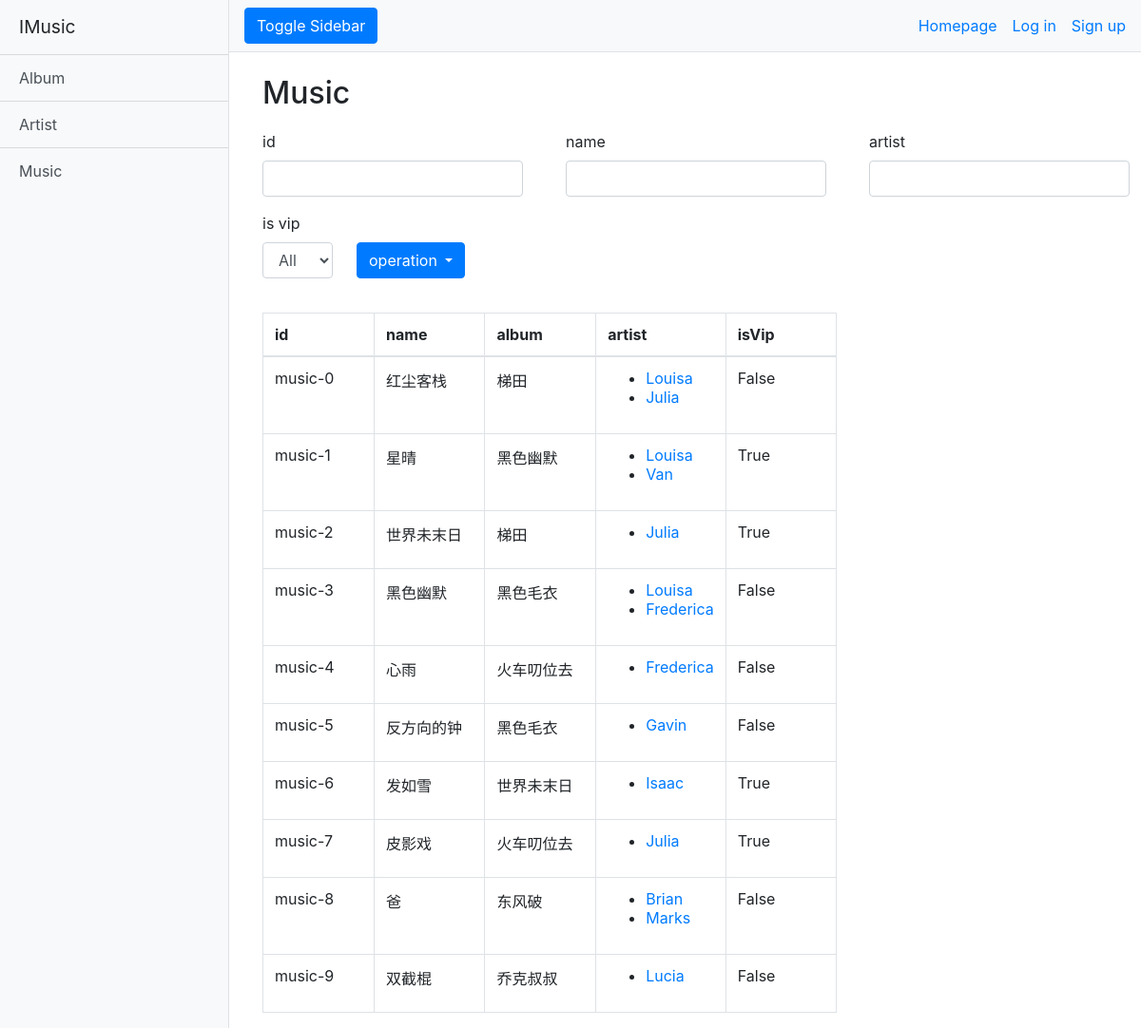
Page /music_system/music.html on the earlier database version.
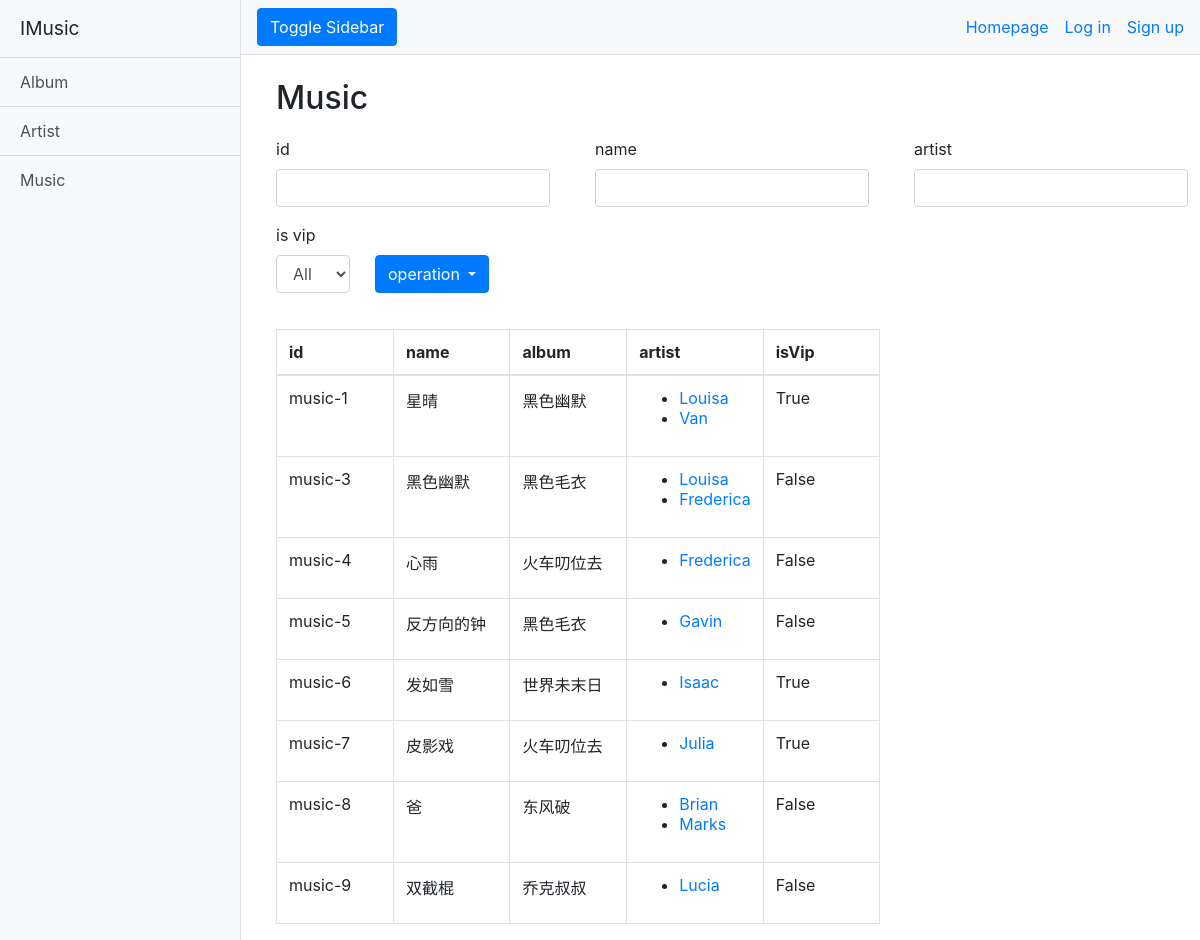
Same page on the later database version.
### music_system/models.py (models this page shows, shortened)
class music(models.Model):
    musicId = models.CharField(primary_key=True, max_length=10)
    name = models.CharField(max_length=10)
    date = models.DateTimeField(default=timezone.now)
    isVip = models.BooleanField(default=False)
    album = models.ForeignKey(album, on_delete=models.SET_NULL, null=True)
    artist = models.ManyToManyField(artist)

class album(models.Model):
    albumId = models.CharField(primary_key=True, max_length=10)
    name = models.CharField(max_length=10)
    date = models.DateTimeField(default=timezone.now)
    desc = models.CharField(max_length=1000)
    artist = models.ManyToManyField(artist)

class artist(models.Model):
    artistId = models.CharField(primary_key=True, max_length=10)
    name = models.CharField(max_length=10)
    date = models.DateTimeField(default=timezone.now)
    desc = models.CharField(max_length=1000)

### music_system/views.py (the view)
# urls.py: path('music.html', views.search_music, name='search_music'),
def search_music(req):
    dic = {attr: req.GET[attr]
           for attr in music_attrs if attr in req.GET and req.GET[attr]}
    if 'isVip' in dic:
        if dic['isVip'] == '2':
            del dic['isVip']
        else:
            dic['isVip'] = dic['isVip'] == '1'
    context = {}
    musics = music.objects.filter(**dic)
    if not musics:
        context['info'] = 'No music found, show all'
        musics = music.objects.all()
    for m in musics:
        m.artists = m.artist.all()
    context['musics'] = musics
    return render(req, 'music_system/music.html', context)

### music_system/templates/music_system/music.html (shortened to what this page needs)
<html>
    <head>
        {% extends "music_system/main.html" %}
        {% block func_unit %}
        <h2 class="mt-4" style="margin-left:20px">Music</h2>
        <form name="form1" style="margin-top:20px;">
            <div class="row">
                <div class="form-group col-md3" style="margin-left:35px;margin-right:10px">
                    <label for="formGroupExampleInput">id</label>
                    <input class="form-control" type="text" name="musicId" value=""/>
                </div>
                <div class="form-group col-md3" style="margin-left:35px;margin-right:10px">
                    <label for="formGroupExampleInput">name</label>
                    <input class="form-control" type="text" name="name" value=""/>
                </div>
                <div class="form-group col-md3" style="margin-left:35px;margin-right:10px">
                    <label for="formGroupExampleInput">artist</label>
                    <input class="form-control" type="text" name="artist__name" value=""/>
                </div>
                <div class="form-group col-md3" style="margin-left:35px;margin-right:10px">
                    <label for="formGroupExampleInput">is vip</label>
                    <select class="form-control" name="isVip">
                        <option value="2" selected="selected">All</option>
                    </select>
                </div>
                <div class="col">
                    <div class="btn-group" style="margin-top:32px">
                        <button type="button" class="btn btn-primary dropdown-toggle" data-toggle="dropdown">operation
                        </button>
                    </div>
                </div>
            </div>
        </form>
        <table style="margin-top:20px;margin-left:20px;width:65%;" class="table table-hover table-bordered">
            <thead>
                <tr>
                    <th style="width:20%">id</th>
                    <th style="width:20%">name</th>
                    <th style="width:20%">album</th>
                    <th style="width:20%">artist</th>
                    <th style="width:20%">isVip</th>
                </tr>
            </thead>
            {% if musics %}
            <tbod>
            {% for music in musics %}
            <tr>
                <td>{{ music.musicId}}</td>
                <td>{{ music.name}}</td>
                <td>{{ music.album.name}}</td>
                <td>
                    <ul>
                        {% for artist in music.artists %}
                        <li><a href="artist/{{artist.artistId}}">{{artist.name}}</a></li>
                        {% endfor %}
                    </ul>
                </td>
                <td>{{ music.isVip}}</td>
            </tr>
            {% endfor %}
        </table>
        {% endif %}
        {% endblock %}

### music_system/templates/music_system/main.html (shortened to what this page needs)
<html>
  <body>
    {% extends "music_system/base.html" %}
    {% block system_name %} IMusic {% endblock %}
    {% block func3%} <a href="{% url 'music_system:search_music' %}" class="list-group-item list-group-item-action bg-light">Music</a> {% endblock %}
    {% block func1%} <a href="{% url 'music_system:search_album' %}"  class="list-group-item list-group-item-action bg-light">Album</a> {% endblock %}
    {% block func2%} <a href="{% url 'music_system:search_artist' %}" class="list-group-item list-group-item-action bg-light">Artist</a> {% endblock %}

### music_system/templates/music_system/base.html (shortened to what this page needs)
{% load static %}
<!DOCTYPE html>
<html lang="en">
    <head>
        <link href="{% static 'vendor/bootstrap/css/bootstrap.min.css' %}" rel="stylesheet">
        <link href="{% static 'css/simple-sidebar.css' %}" rel="stylesheet">
    </head>
    <body>
        <div class="d-flex" id="wrapper">
            <div class="bg-light border-right" id="sidebar-wrapper">
                <div class="sidebar-heading">{% block system_name %} {% endblock %}</div>
                <div class="list-group list-group-flush">
                    {% block func1%} {% endblock %}
                    {% block func2%} {% endblock %}
                    {% block func3%} {% endblock %}
                </div>
            </div>
            <div id="page-content-wrapper">
                <nav class="navbar navbar-expand-lg navbar-light bg-light border-bottom">
                    <button class="btn btn-primary" id="menu-toggle">Toggle Sidebar</button>
                    <ul class="navbar-nav ml-auto mt-2 mt-lg-0">
                        <li class="nav-item">
                            <a href="{% url 'music_system:index' %}" text-color="red">Homepage&emsp;</a>
                        </li>
                        {% if  user.is_authenticated %}
                        <li class="nav-item">
                            <a href="{% url 'music_system:profile' %}" text-color="red">Profile&emsp;</a>
                        </li>
                        <li class="nav-item">
                            <a  href="/accounts/logout">Log out</a>
                        </li>
                        {% else %}
                        <li class="nav-item">
                            <a  href="/accounts/login/">Log in&emsp;</a>
                        </li>
                        <li class="nav-item">
                            <a  href="register">Sign up</a>
                        </li>
                        {% endif %}
                    </ul>
                </nav>
                <div class="container-fluid" id="tab0">
                    {% block func_unit %} {% endblock %}
                </div>
            </div>
        </div>
    </body>
</html>

### music_system/static/css/simple-sidebar.css (style rules this page uses)
body { overflow-x: hidden; }
#sidebar-wrapper { min-height: 100vh; margin-left: -15rem; -webkit-transition: margin .25s ease-out; -moz-transition: margin .25s ease-out; -o-transition: margin .25s ease-out; transition: margin .25s ease-out; }
#sidebar-wrapper .sidebar-heading { padding: 0.875rem 1.25rem; font-size: 1.2rem; }
#sidebar-wrapper .list-group { width: 15rem; }
#page-content-wrapper { min-width: 100vw; }
@media (min-width: 768px) { #sidebar-wrapper { margin-left: 0; } }
@media (min-width: 768px) { #page-content-wrapper { min-width: 0; width: 100%; } }

Differences in the rows shown:
removed music: musicId "music-0", name "红尘客栈", album.name "梯田", isVip "False", artist (name "Louisa"), artist (name "Julia")
removed music: musicId "music-2", name "世界未末日", album.name "梯田", isVip "True", artist (name "Julia")
